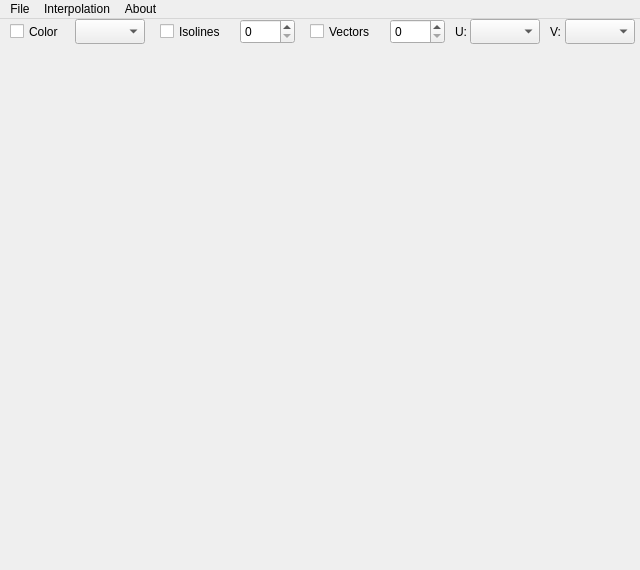
<?xml version="1.0" encoding="UTF-8"?>
<ui version="4.0">
 <class>MainWindow</class>
 <widget class="QMainWindow" name="MainWindow">
  <property name="geometry">
   <rect>
    <x>0</x>
    <y>0</y>
    <width>640</width>
    <height>570</height>
   </rect>
  </property>
  <property name="windowTitle">
   <string>MainWindow</string>
  </property>
  <property name="windowIcon">
   <iconset resource="../resources/icon.qrc">
    <normaloff>:/resources/icon.ico</normaloff>:/resources/icon.ico</iconset>
  </property>
  <widget class="QWidget" name="centralwidget">
   <widget class="glwidget" name="widget" native="true">
    <property name="geometry">
     <rect>
      <x>0</x>
      <y>25</y>
      <width>640</width>
      <height>525</height>
     </rect>
    </property>
   </widget>
   <widget class="QCheckBox" name="checkBox_3">
    <property name="geometry">
     <rect>
      <x>10</x>
      <y>0</y>
      <width>65</width>
      <height>25</height>
     </rect>
    </property>
    <property name="toolTip">
     <string>Draw color image</string>
    </property>
    <property name="text">
     <string>Color</string>
    </property>
   </widget>
   <widget class="QComboBox" name="comboBox">
    <property name="geometry">
     <rect>
      <x>75</x>
      <y>0</y>
      <width>70</width>
      <height>25</height>
     </rect>
    </property>
    <property name="toolTip">
     <string>Data component for colors and isolines</string>
    </property>
   </widget>
   <widget class="QCheckBox" name="checkBox_2">
    <property name="geometry">
     <rect>
      <x>160</x>
      <y>0</y>
      <width>80</width>
      <height>25</height>
     </rect>
    </property>
    <property name="toolTip">
     <string>Draw isolines</string>
    </property>
    <property name="text">
     <string>Isolines</string>
    </property>
   </widget>
   <widget class="QSpinBox" name="spinBox">
    <property name="geometry">
     <rect>
      <x>240</x>
      <y>0</y>
      <width>55</width>
      <height>25</height>
     </rect>
    </property>
    <property name="toolTip">
     <string>Number of isolines (linear)</string>
    </property>
   </widget>
   <widget class="QCheckBox" name="checkBox_4">
    <property name="geometry">
     <rect>
      <x>310</x>
      <y>0</y>
      <width>80</width>
      <height>25</height>
     </rect>
    </property>
    <property name="toolTip">
     <string>Draw vectors</string>
    </property>
    <property name="text">
     <string>Vectors</string>
    </property>
   </widget>
   <widget class="QSpinBox" name="spinBox_2">
    <property name="geometry">
     <rect>
      <x>390</x>
      <y>0</y>
      <width>55</width>
      <height>25</height>
     </rect>
    </property>
    <property name="toolTip">
     <string>Number of skipped values</string>
    </property>
   </widget>
   <widget class="QComboBox" name="comboBox_2">
    <property name="geometry">
     <rect>
      <x>470</x>
      <y>0</y>
      <width>70</width>
      <height>25</height>
     </rect>
    </property>
    <property name="toolTip">
     <string>Data component for first vector axis</string>
    </property>
   </widget>
   <widget class="QComboBox" name="comboBox_3">
    <property name="geometry">
     <rect>
      <x>565</x>
      <y>0</y>
      <width>70</width>
      <height>25</height>
     </rect>
    </property>
    <property name="toolTip">
     <string>Data component for second vector axis</string>
    </property>
   </widget>
   <widget class="QLabel" name="label">
    <property name="geometry">
     <rect>
      <x>455</x>
      <y>0</y>
      <width>25</width>
      <height>25</height>
     </rect>
    </property>
    <property name="text">
     <string>U:</string>
    </property>
   </widget>
   <widget class="QLabel" name="label_2">
    <property name="geometry">
     <rect>
      <x>550</x>
      <y>0</y>
      <width>25</width>
      <height>25</height>
     </rect>
    </property>
    <property name="text">
     <string>V:</string>
    </property>
   </widget>
  </widget>
  <widget class="QMenuBar" name="menuBar">
   <property name="geometry">
    <rect>
     <x>0</x>
     <y>0</y>
     <width>640</width>
     <height>20</height>
    </rect>
   </property>
   <widget class="QMenu" name="menuFile">
    <property name="title">
     <string>File</string>
    </property>
    <addaction name="actionOpen_Tecplot_File"/>
    <addaction name="separator"/>
    <addaction name="actionTransparent_Image"/>
    <addaction name="actionSave_Image_File"/>
    <addaction name="separator"/>
    <addaction name="actionExit"/>
   </widget>
   <widget class="QMenu" name="menuInterpolation">
    <property name="title">
     <string>Interpolation</string>
    </property>
    <addaction name="actionIncrease_Interpolation"/>
    <addaction name="actionDecrease_Interpolation"/>
   </widget>
   <widget class="QMenu" name="menuAbout">
    <property name="title">
     <string>About</string>
    </property>
    <addaction name="actionAbout_FEM_Draw"/>
    <addaction name="actionAbout_Qt"/>
   </widget>
   <addaction name="menuFile"/>
   <addaction name="menuInterpolation"/>
   <addaction name="menuAbout"/>
  </widget>
  <action name="actionOpen_Tecplot_File">
   <property name="text">
    <string>Open Tecplot File</string>
   </property>
   <property name="toolTip">
    <string>Open Tecplot file</string>
   </property>
   <property name="shortcut">
    <string>Ctrl+O</string>
   </property>
  </action>
  <action name="actionSave_Image_File">
   <property name="text">
    <string>Save Image File</string>
   </property>
   <property name="toolTip">
    <string>Save Image File</string>
   </property>
   <property name="shortcut">
    <string>Ctrl+S</string>
   </property>
  </action>
  <action name="actionExit">
   <property name="text">
    <string>Exit</string>
   </property>
   <property name="shortcut">
    <string>Ctrl+Q</string>
   </property>
  </action>
  <action name="actionIncrease_Interpolation">
   <property name="text">
    <string>Increase Interpolation</string>
   </property>
   <property name="toolTip">
    <string>Increase number of interpolation (bilinear)</string>
   </property>
   <property name="shortcut">
    <string>=</string>
   </property>
  </action>
  <action name="actionDecrease_Interpolation">
   <property name="text">
    <string>Decrease Interpolation</string>
   </property>
   <property name="toolTip">
    <string>Decrease number of interpolation (bilinear)</string>
   </property>
   <property name="shortcut">
    <string>-</string>
   </property>
  </action>
  <action name="actionAbout_FEM_Draw">
   <property name="text">
    <string>About FEM Draw</string>
   </property>
  </action>
  <action name="actionAbout_Qt">
   <property name="text">
    <string>About Qt</string>
   </property>
  </action>
  <action name="actionTransparent_Image">
   <property name="checkable">
    <bool>true</bool>
   </property>
   <property name="text">
    <string>Transparent Image</string>
   </property>
  </action>
 </widget>
 <layoutdefault spacing="6" margin="11"/>
 <customwidgets>
  <customwidget>
   <class>glwidget</class>
   <extends>QWidget</extends>
   <header>glwidget.h</header>
   <container>1</container>
  </customwidget>
 </customwidgets>
 <resources>
  <include location="../resources/icon.qrc"/>
 </resources>
 <connections/>
</ui>
